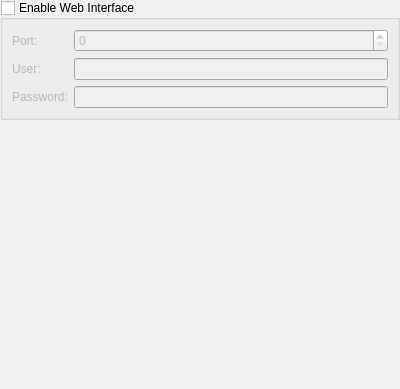
<?xml version="1.0" encoding="UTF-8"?>
<ui version="4.0">
 <class>DlgWebinterface</class>
 <widget class="QWidget" name="DlgWebinterface">
  <property name="geometry">
   <rect>
    <x>0</x>
    <y>0</y>
    <width>400</width>
    <height>389</height>
   </rect>
  </property>
  <layout class="QVBoxLayout" name="verticalLayout">
   <property name="margin">
    <number>0</number>
   </property>
   <item>
    <widget class="QGroupBox" name="kcfg_WebinterfaceEnabled">
     <property name="title">
      <string>Enable Web Interface</string>
     </property>
     <property name="checkable">
      <bool>true</bool>
     </property>
     <property name="checked">
      <bool>false</bool>
     </property>
     <layout class="QFormLayout" name="formLayout">
      <item row="0" column="0">
       <widget class="QLabel" name="portLabel">
        <property name="text">
         <string>Port:</string>
        </property>
       </widget>
      </item>
      <item row="0" column="1">
       <widget class="QSpinBox" name="kcfg_WebinterfacePort">
        <property name="maximum">
         <number>100000</number>
        </property>
       </widget>
      </item>
      <item row="1" column="0">
       <widget class="QLabel" name="userLabel">
        <property name="text">
         <string>User:</string>
        </property>
       </widget>
      </item>
      <item row="1" column="1">
       <widget class="KLineEdit" name="kcfg_WebinterfaceUser">
        <property name="showClearButton" stdset="0">
         <bool>true</bool>
        </property>
       </widget>
      </item>
      <item row="2" column="0">
       <widget class="QLabel" name="passwordLabel">
        <property name="text">
         <string>Password:</string>
        </property>
       </widget>
      </item>
      <item row="2" column="1">
       <widget class="KLineEdit" name="webinterfacePwd">
        <property name="showClearButton" stdset="0">
         <bool>true</bool>
        </property>
        <property name="passwordMode">
         <bool>true</bool>
        </property>
       </widget>
      </item>
     </layout>
    </widget>
   </item>
   <item>
    <spacer>
     <property name="orientation">
      <enum>Qt::Vertical</enum>
     </property>
     <property name="sizeHint" stdset="0">
      <size>
       <width>20</width>
       <height>40</height>
      </size>
     </property>
    </spacer>
   </item>
  </layout>
 </widget>
 <customwidgets>
  <customwidget>
   <class>KLineEdit</class>
   <extends>QLineEdit</extends>
   <header>KLineEdit</header>
  </customwidget>
 </customwidgets>
 <resources/>
 <connections/>
</ui>
